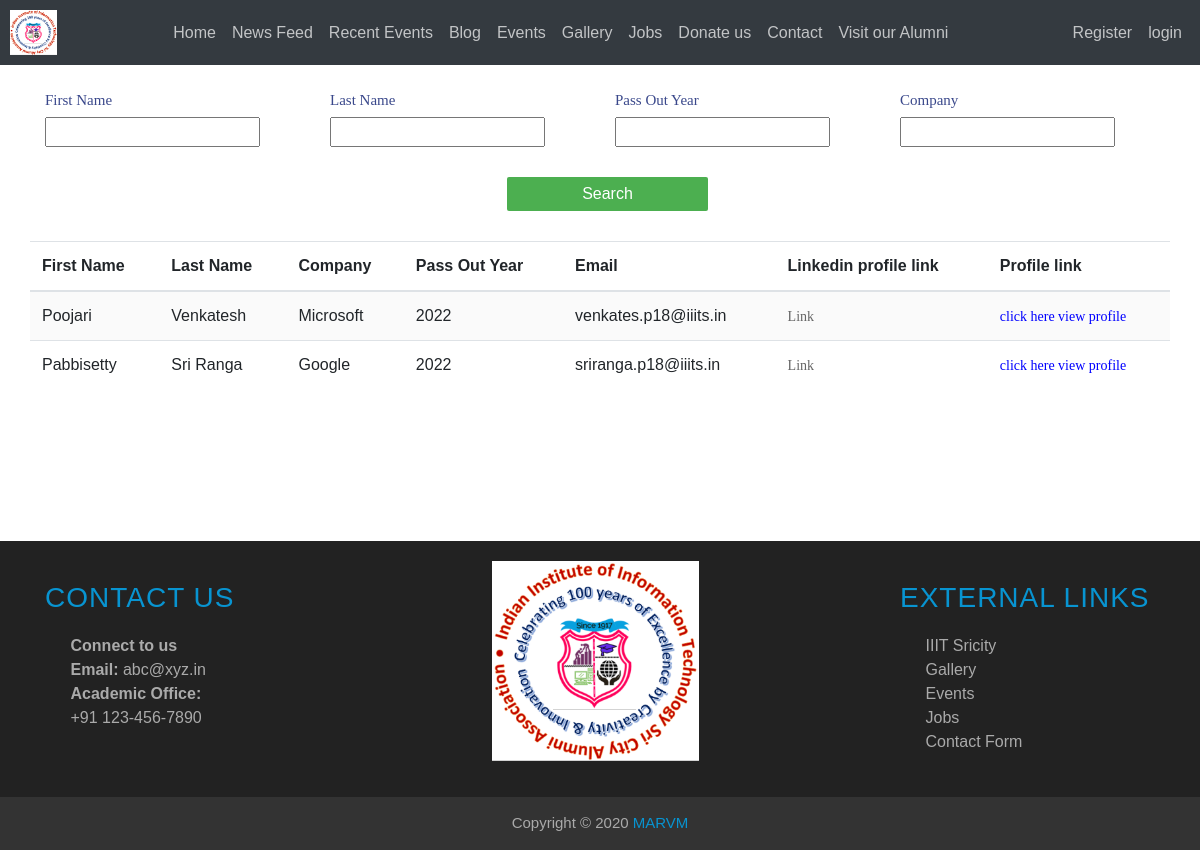
/searchAlumni/, run on an earlier commit of the app's database.
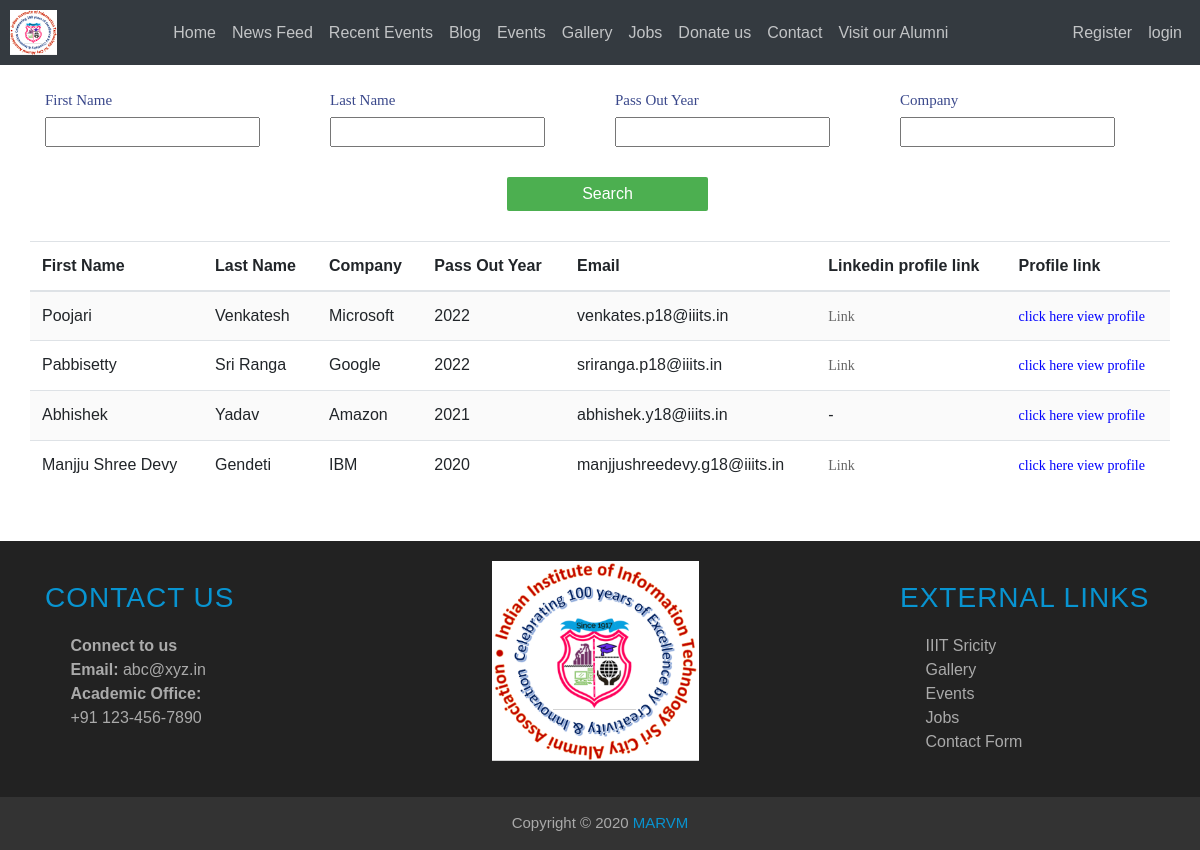
And on a later commit of the database.
### accounts/models.py (models this page shows)
class User(AbstractUser):
    phone_number = models.CharField(
        max_length=15,
        blank = False,
        default="",
        validators=[
            RegexValidator(
                regex='^([+][0-9]{1,4}[6-9][0-9]{9})$',
                message='mobile number should be in the format "+999999999" ',
                code='invalid_phone_number'
            ),
        ]
    )
    email_confirmed = models.BooleanField(default=False)
    conditions = models.BooleanField(default=False)
    avatar = models.ImageField(upload_to=update_filename,blank = True)
    linkedin_url = models.URLField(blank = True)
    github_url = models.URLField(blank = True)
    webpage_url = models.URLField(blank = True)
    passout_year = models.CharField(max_length=4,blank=True)
    company = models.CharField(max_length=100,blank = True)
    summary = models.CharField(max_length=100,blank = True)
    place = models.CharField(max_length = 100,blank = True)

### accounts/views.py (the view)
# urls.py: path('searchAlumni/',views.SearchAlumni,name='searchalumni'),
def SearchAlumni(request):
    get_user = User.objects.filter(is_staff=False)
    myFilter = UserFilter(request.GET,queryset=get_user)
    context = {
       "get_user": get_user,
       "myFilter": myFilter,
        "user" : request.user
    }
    return render(request, 'search_alumni.html', context)

### templates/search_alumni.html (shortened to what this page needs)
{% extends "base.html" %}
{% load static %}
{% block content %}
    <link href="{% static 'searchpage/css/style_new12.css' %}" rel="stylesheet" type="text/css">
	<link rel="stylesheet" type="text/css" href="{% static 'searchpage/css/main1.css' %}">
<body>
        <div class="container" style="margin-top: 30px;">
                <form method="GET" class="search">
                    <div class="row catBox">
                    <div class="col-md-3">
                        <div class="labelBox">
                            <label>First Name</label>
                        </div>
                        <div class="short-by-box">
                                {{myFilter.form.first_name}}
                        </div>
                    </div>
                    <div class="col-md-3">
                        <div class="labelBox">
                            <label>Last Name</label>
                        </div>
                        <div class="short-by-box">
                                {{myFilter.form.last_name}}
                        </div>
                    </div>
                    <div class="col-md-3">
                        <div class="labelBox">
                            <label>Pass Out Year</label>
                        </div>
                        <div class="short-by-box">
                                {{myFilter.form.passout_year}}
                        </div>
                    </div>
                    <div class="col-md-3">
                        <div class="labelBox">
                            <label>Company</label>
                        </div>
                        <div class="short-by-box">
                                {{myFilter.form.company}}
                        </div>
                    </div>
                    <div class="col-md-12" style="text-align: center;">
                    <button value="Submit" name="search" style="background-color: #4CAF50;position: relative  ; border: none; color: white; padding: 5px 75px; border-radius: 2px; text-decoration: none; margin-left: 15px; margin-top: 30px; cursor: pointer;"  type="submit">Search</button>
                    </div>
                    </div>
                </form>
        </div>
<div class="mailclass">
    <form method="GET" class=" validate-form">
    <div class="container" style="margin: auto;">
	<div class="row">
        <div class="col-md-12">
        <div class="table-responsive">
              <table id="mytable" class="table table-bordred table-striped">
                    <thead>
                    <th>First Name</th>
                    <th>Last Name</th>
                    <th>Company</th>
                    <th>Pass Out Year</th>
                    <th>Email</th>
                    <th>Linkedin profile link</th>
                    <th>Profile link</th>
                    </thead>
    <tbody>
    {% for myuser in myFilter.qs %}
    <tr>
    <td>{{myuser.first_name}}</td>
    <td>{{myuser.last_name}}</td>
    <td>{{myuser.company}}</td>
    <td>{{myuser.passout_year}}</td>
    <td>{{myuser.email}}</td>
    {% if myuser.linkedin_url %}
        <td><a href="{{myuser.linkedin_url}}" target="blank">Link</a></td>
    {% else %}
        <td>-</td>
    {% endif %}
    <td><a style="color: blue;" href="{% url 'profile_page' username=myuser.username %}">click here view profile</a></td>
    </tr>
    {% endfor %}
    </tbody>
</table>
            </div>
        </div>
        </div>
    </div>
</form>
</div>
</body>
{% endblock content %}

What changed in the data, as far as the page shows it:
added User: first_name "Abhishek", last_name "Yadav", company "Amazon", passout_year "2021", email "abhishek.y18@iiits.in"
added User: first_name "Manjju Shree Devy", last_name "Gendeti", company "IBM", passout_year "2020", email "manjjushreedevy.g18@iiits.in"
